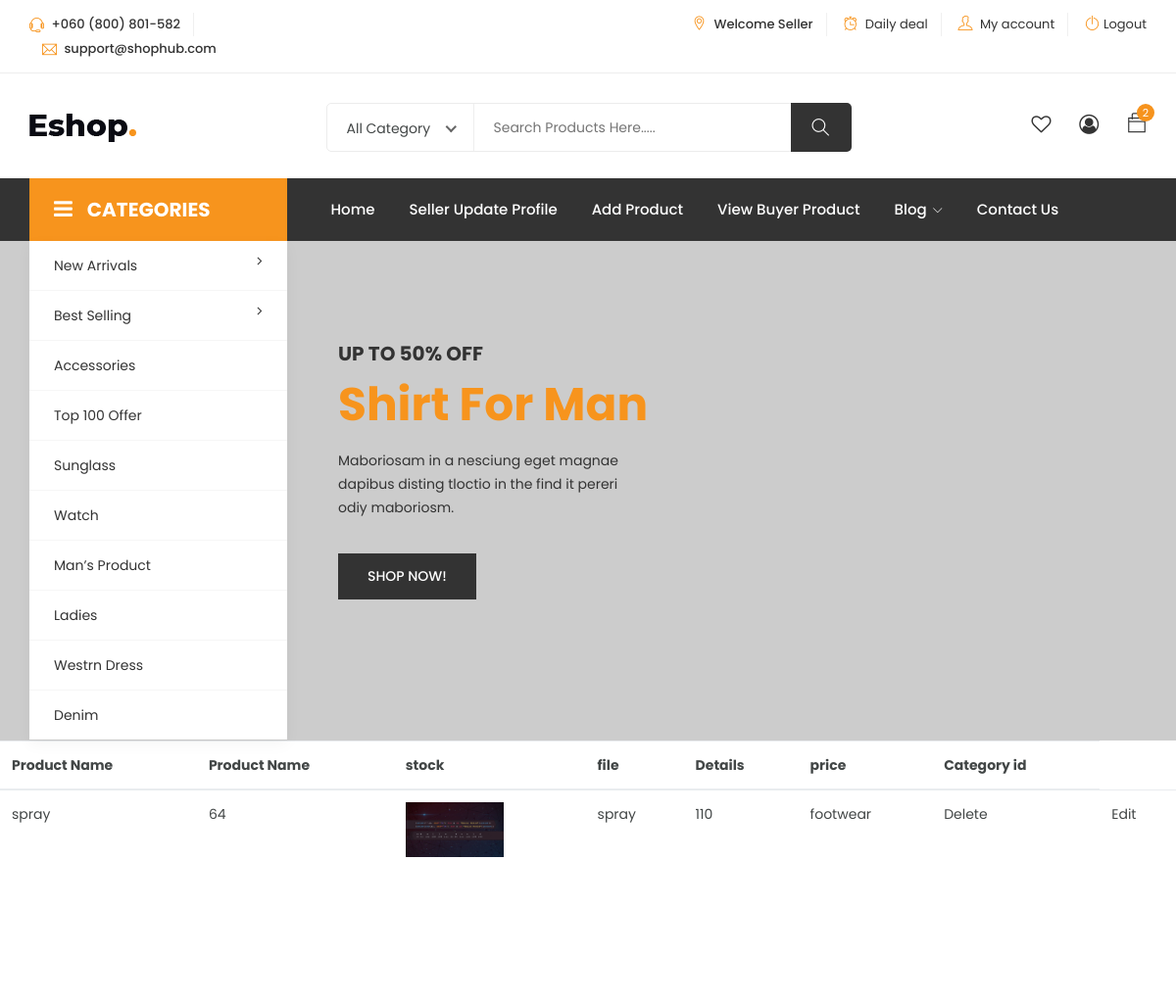
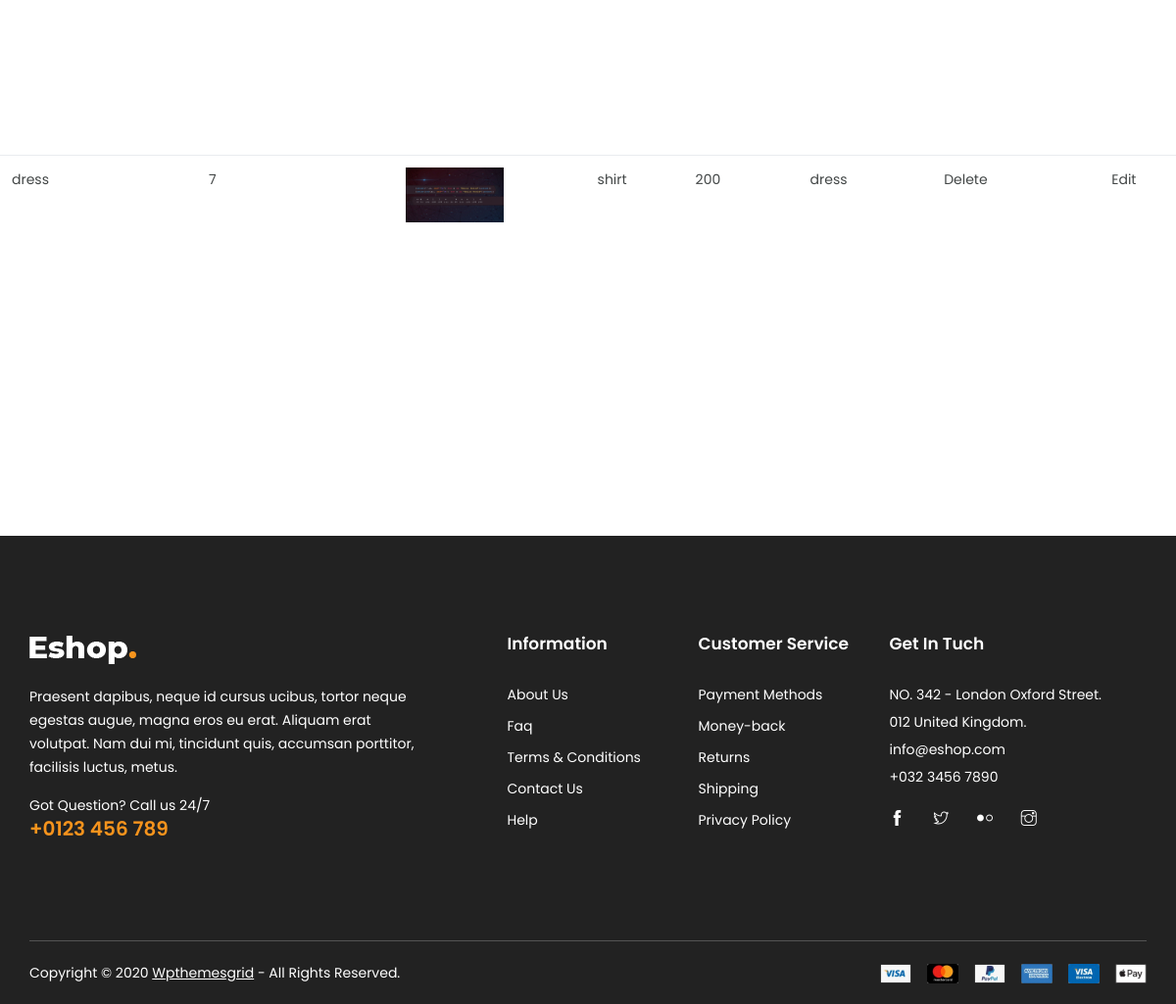
The page /viewaddedproduct/ (signed in) on the database its author committed (2 pictures, top to bottom).
### seller/models.py (models this page shows)
class product_tb(models.Model):
    product_name=models.CharField(max_length=20)
    stock=models.CharField(max_length=20)
    file=models.FileField()
    details=models.CharField(max_length=20)
    price=models.IntegerField()
    categoryid=models.ForeignKey('siteadmin.category_tb',on_delete=models.CASCADE)
    sellerid=models.ForeignKey('seller_tb',on_delete=models.CASCADE)

### siteadmin/models.py (models this page shows)
class category_tb(models.Model):
    category_name=models.CharField(max_length=20)

### seller/views.py (the view)
# urls.py: path('viewaddedproduct/',sellerview.viewaddedproduct,name='viewaddedproduct'),
def viewaddedproduct(request):
    sellerid=request.session['id']
    seller=product_tb.objects.filter(sellerid=sellerid)
    return render(request,'viewaddedproduct.html',{'data':seller})

### templates/viewaddedproduct.html (shortened to what this page needs)
<!DOCTYPE html>
<html lang="zxx">
<head>
	<link rel="stylesheet" href="/static/eshop/css/bootstrap.css">
    <link rel="stylesheet" href="/static/eshop/css/magnific-popup.min.css">
    <link rel="stylesheet" href="/static/eshop/css/font-awesome.css">
	<link rel="stylesheet" href="/static/eshop/css/jquery.fancybox.min.css">
    <link rel="stylesheet" href="/static/eshop/css/themify-icons.css">
    <link rel="stylesheet" href="/static/eshop/css/niceselect.css">
    <link rel="stylesheet" href="/static/eshop/css/animate.css">
    <link rel="stylesheet" href="/static/eshop/css/flex-slider.min.css">
    <link rel="stylesheet" href="/static/eshop/css/owl-carousel.css">
    <link rel="stylesheet" href="/static/eshop/css/slicknav.min.css">
	<link rel="stylesheet" href="/static/eshop/css/reset.css">
	<link rel="stylesheet" href="/static/eshop/style.css">
    <link rel="stylesheet" href="/static/eshop/css/responsive.css">
</head>
<body class="js">
	<header class="header shop">
		<div class="topbar">
			<div class="container">
				<div class="row">
					<div class="col-lg-4 col-md-12 col-12">
						<div class="top-left">
							<ul class="list-main">
								<li><i class="ti-headphone-alt"></i> +060 (800) 801-582</li>
								<li><i class="ti-email"></i> support@shophub.com</li>
							</ul>
						</div>
					</div>
					<div class="col-lg-8 col-md-12 col-12">
						<div class="right-content">
							<ul class="list-main">
								<li><i class="ti-location-pin"></i> Welcome Seller </li>
								<li><i class="ti-alarm-clock"></i> <a href="#">Daily deal</a></li>
								<li><i class="ti-user"></i> <a href="#">My account</a></li>
								<li><i class="ti-power-off"></i><a href="{% url 'logout' %}">Logout</a></li>
							</ul>
						</div>
					</div>
				</div>
			</div>
		</div>
		<div class="middle-inner">
			<div class="container">
				<div class="row">
					<div class="col-lg-2 col-md-2 col-12">
						<div class="logo">
							<a href="index.html"><img src="/static/eshop/images/logo.png" alt="logo"></a>
						</div>
					</div>
					<div class="col-lg-8 col-md-7 col-12">
						<div class="search-bar-top">
							<div class="search-bar">
								<form>
									<input name="search" placeholder="Search Products Here....." type="search">
									<button class="btnn"><i class="ti-search"></i></button>
								</form>
							</div>
						</div>
					</div>
					<div class="col-lg-2 col-md-3 col-12">
						<div class="right-bar">
							<div class="sinlge-bar">
								<a href="#" class="single-icon"><i class="fa fa-heart-o" aria-hidden="true"></i></a>
							</div>
							<div class="sinlge-bar">
								<a href="#" class="single-icon"><i class="fa fa-user-circle-o" aria-hidden="true"></i></a>
							</div>
							<div class="sinlge-bar shopping">
								<a href="#" class="single-icon"><i class="ti-bag"></i> <span class="total-count">2</span></a>
							</div>
						</div>
					</div>
				</div>
			</div>
		</div>
		<div class="header-inner">
			<div class="container">
				<div class="cat-nav-head">
					<div class="row">
						<div class="col-lg-3">
							<div class="all-category">
								<h3 class="cat-heading"><i class="fa fa-bars" aria-hidden="true"></i>CATEGORIES</h3>
								<ul class="main-category">
									<li><a href="#">New Arrivals <i class="fa fa-angle-right" aria-hidden="true"></i></a>
									</li>
									<li class="main-mega"><a href="#">best selling <i class="fa fa-angle-right" aria-hidden="true"></i></a>
									</li>
									<li><a href="#">accessories</a></li>
									<li><a href="#">top 100 offer</a></li>
									<li><a href="#">sunglass</a></li>
									<li><a href="#">watch</a></li>
									<li><a href="#">man’s product</a></li>
									<li><a href="#">ladies</a></li>
									<li><a href="#">westrn dress</a></li>
									<li><a href="#">denim </a></li>
								</ul>
							</div>
						</div>
						<div class="col-lg-9 col-12">
							<div class="menu-area">
								<nav class="navbar navbar-expand-lg">
									<div class="navbar-collapse">
										<div class="nav-inner">
											<ul class="nav main-menu menu navbar-nav">
													<li><a href="#">Home</a></li>
													<li><a href="{% url 'sellerupdateprofile' %}">Seller update Profile</a></li>
													<li><a href="{% url 'addproduct' %}">Add Product</a></li>
													<li><a href="{% url 'viewbuyerproduct' %}">View Buyer Product</a></li>
													<li><a href="#">Blog<i class="ti-angle-down"></i></a>
													</li>
													<li><a href="contact.html">Contact Us</a></li>
												</ul>
										</div>
									</div>
								</nav>
							</div>
						</div>
					</div>
				</div>
			</div>
		</div>
	</header>
	<section class="hero-slider">
		<div class="single-slider">
			<div class="container">
				<div class="row no-gutters">
					<div class="col-lg-9 offset-lg-3 col-12">
						<div class="text-inner">
							<div class="row">
								<div class="col-lg-7 col-12">
									<div class="hero-text">
										<h1><span>UP TO 50% OFF </span>Shirt For Man</h1>
										<p>Maboriosam in a nesciung eget magnae <br> dapibus disting tloctio in the find it pereri <br> odiy maboriosm.</p>
										<div class="button">
											<a href="#" class="btn">Shop Now!</a>
										</div>
									</div>
								</div>
							</div>
						</div>
					</div>
				</div>
			</div>
		</div>
	</section>
<table class="table table-hover table-fixed">
  <thead>
    <tr>
      <th>Product Name</th>
			<th>Product Name</th>
			<th>stock</th>
			<th>file</th>
			<th>Details</th>
			<th>price</th>
			<th>Category id</th>
    </tr>
  </thead>
  <tbody>
{% for v in data %}
    <tr>
			<td>{{v.product_name}}</td>
				<td>{{v.stock}}</td>
				<td><img src="{{v.file.url}}" height="100px" width="100px" alt="no pic"></td>
				<td>{{v.details}}</td>
				<td>{{v.price}}</td>
				<td>{{v.categoryid.category_name}}</td>
				<td><a href="{% url 'delete' v.id %}">Delete</td>
				<td><a href="{% url 'edit' v.id %}">Edit</td>
			</tr>
			{% endfor %}
  </tbody>
</table>
	<footer class="footer">
		<div class="footer-top section">
			<div class="container">
				<div class="row">
					<div class="col-lg-5 col-md-6 col-12">
						<div class="single-footer about">
							<div class="logo">
								<a href="index.html"><img src="/static/eshop/images/logo2.png" alt="#"></a>
							</div>
							<p class="text">Praesent dapibus, neque id cursus ucibus, tortor neque egestas augue,  magna eros eu erat. Aliquam erat volutpat. Nam dui mi, tincidunt quis, accumsan porttitor, facilisis luctus, metus.</p>
							<p class="call">Got Question? Call us 24/7<span><a href="tel:123456789">+0123 456 789</a></span></p>
						</div>
					</div>
					<div class="col-lg-2 col-md-6 col-12">
						<div class="single-footer links">
							<h4>Information</h4>
							<ul>
								<li><a href="#">About Us</a></li>
								<li><a href="#">Faq</a></li>
								<li><a href="#">Terms & Conditions</a></li>
								<li><a href="#">Contact Us</a></li>
								<li><a href="#">Help</a></li>
							</ul>
						</div>
					</div>
					<div class="col-lg-2 col-md-6 col-12">
						<div class="single-footer links">
							<h4>Customer Service</h4>
							<ul>
								<li><a href="#">Payment Methods</a></li>
								<li><a href="#">Money-back</a></li>
								<li><a href="#">Returns</a></li>
								<li><a href="#">Shipping</a></li>
								<li><a href="#">Privacy Policy</a></li>
							</ul>
						</div>
					</div>
					<div class="col-lg-3 col-md-6 col-12">
						<div class="single-footer social">
							<h4>Get In Tuch</h4>
							<div class="contact">
								<ul>
									<li>NO. 342 - London Oxford Street.</li>
									<li>012 United Kingdom.</li>
									<li>info@eshop.com</li>
									<li>+032 3456 7890</li>
								</ul>
							</div>
							<ul>
								<li><a href="#"><i class="ti-facebook"></i></a></li>
								<li><a href="#"><i class="ti-twitter"></i></a></li>
								<li><a href="#"><i class="ti-flickr"></i></a></li>
								<li><a href="#"><i class="ti-instagram"></i></a></li>
							</ul>
						</div>
					</div>
				</div>
			</div>
		</div>
		<div class="copyright">
			<div class="container">
				<div class="inner">
					<div class="row">
						<div class="col-lg-6 col-12">
							<div class="left">
								<p>Copyright © 2020 <a href="http://www.wpthemesgrid.com" target="_blank">Wpthemesgrid</a>  -  All Rights Reserved.</p>
							</div>
						</div>
						<div class="col-lg-6 col-12">
							<div class="right">
								<img src="/static/eshop/images/payments.png" alt="#">
							</div>
						</div>
					</div>
				</div>
			</div>
		</div>
	</footer>
</body>
</html>

### rows shown on the page
product_tb: product_name "spray", stock "64", file (picture), details "spray", price "110", categoryid.category_name "footwear"
product_tb: product_name "dress", stock "7", file (picture), details "shirt", price "200", categoryid.category_name "dress"
